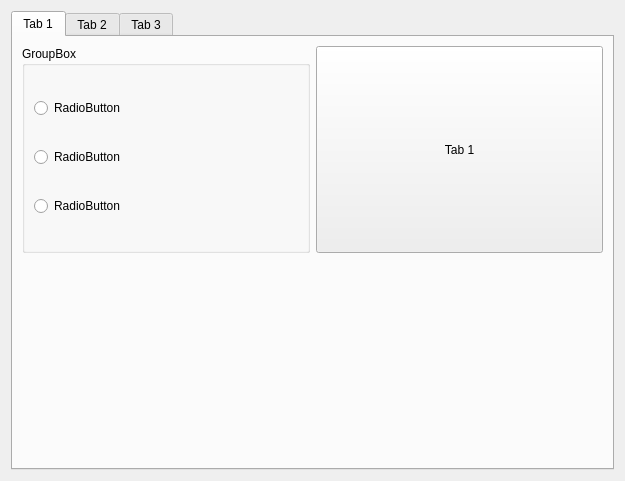
<?xml version="1.0" encoding="UTF-8"?>
<ui version="4.0">
 <class>Widget</class>
 <widget class="QWidget" name="Widget">
  <property name="geometry">
   <rect>
    <x>0</x>
    <y>0</y>
    <width>625</width>
    <height>481</height>
   </rect>
  </property>
  <property name="windowTitle">
   <string>Widget</string>
  </property>
  <layout class="QVBoxLayout" name="verticalLayout_5">
   <item>
    <widget class="QTabWidget" name="tabWidget">
     <property name="currentIndex">
      <number>0</number>
     </property>
     <widget class="QWidget" name="tab">
      <attribute name="title">
       <string>Tab 1</string>
      </attribute>
      <layout class="QVBoxLayout" name="verticalLayout_2">
       <item>
        <layout class="QHBoxLayout" name="horizontalLayout">
         <item>
          <widget class="QGroupBox" name="groupBox">
           <property name="title">
            <string>GroupBox</string>
           </property>
           <layout class="QVBoxLayout" name="verticalLayout">
            <item>
             <widget class="QRadioButton" name="radioButton">
              <property name="text">
               <string>RadioButton</string>
              </property>
             </widget>
            </item>
            <item>
             <widget class="QRadioButton" name="radioButton_2">
              <property name="text">
               <string>RadioButton</string>
              </property>
             </widget>
            </item>
            <item>
             <widget class="QRadioButton" name="radioButton_3">
              <property name="text">
               <string>RadioButton</string>
              </property>
             </widget>
            </item>
           </layout>
          </widget>
         </item>
         <item>
          <widget class="QPushButton" name="tab1Button">
           <property name="sizePolicy">
            <sizepolicy hsizetype="Minimum" vsizetype="Expanding">
             <horstretch>0</horstretch>
             <verstretch>0</verstretch>
            </sizepolicy>
           </property>
           <property name="text">
            <string>Tab 1</string>
           </property>
          </widget>
         </item>
        </layout>
       </item>
       <item>
        <spacer name="verticalSpacer">
         <property name="orientation">
          <enum>Qt::Vertical</enum>
         </property>
         <property name="sizeHint" stdset="0">
          <size>
           <width>20</width>
           <height>203</height>
          </size>
         </property>
        </spacer>
       </item>
      </layout>
     </widget>
     <widget class="QWidget" name="tab_2">
      <attribute name="title">
       <string>Tab 2</string>
      </attribute>
      <layout class="QVBoxLayout" name="verticalLayout_3">
       <item>
        <widget class="QPushButton" name="pushButton_2">
         <property name="text">
          <string>PushButton</string>
         </property>
        </widget>
       </item>
       <item>
        <widget class="QPushButton" name="pushButton_3">
         <property name="text">
          <string>PushButton</string>
         </property>
        </widget>
       </item>
       <item>
        <widget class="QPushButton" name="pushButton_4">
         <property name="text">
          <string>PushButton</string>
         </property>
        </widget>
       </item>
       <item>
        <spacer name="verticalSpacer_2">
         <property name="orientation">
          <enum>Qt::Vertical</enum>
         </property>
         <property name="sizeHint" stdset="0">
          <size>
           <width>20</width>
           <height>331</height>
          </size>
         </property>
        </spacer>
       </item>
      </layout>
     </widget>
     <widget class="QWidget" name="tab_3">
      <attribute name="title">
       <string>Tab 3</string>
      </attribute>
      <layout class="QVBoxLayout" name="verticalLayout_4">
       <item>
        <widget class="QListWidget" name="listWidget"/>
       </item>
       <item>
        <widget class="QPushButton" name="pushButton_5">
         <property name="text">
          <string>PushButton</string>
         </property>
        </widget>
       </item>
      </layout>
     </widget>
    </widget>
   </item>
  </layout>
 </widget>
 <resources/>
 <connections/>
</ui>
